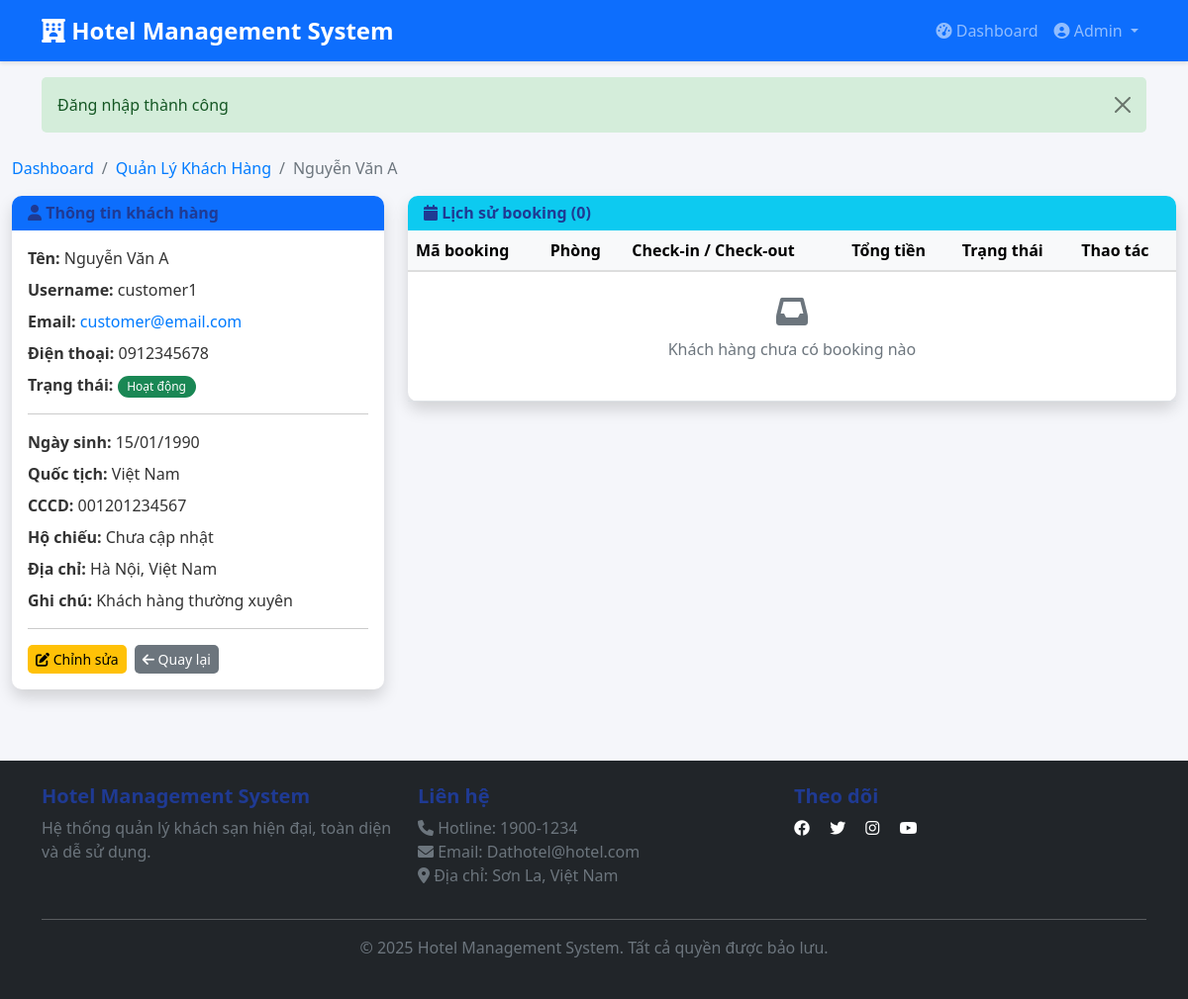
/modules/admin/customers/view.php?id=1 (signed in), run on the app's committed database.
### tables this page shows
CREATE TABLE IF NOT EXISTS customers (
    id INT PRIMARY KEY AUTO_INCREMENT,
    user_id INT UNIQUE NOT NULL,
    id_card VARCHAR(20),
    passport VARCHAR(20),
    address NVARCHAR(255),
    date_of_birth DATE,
    nationality NVARCHAR(50),
    notes TEXT,
    created_at TIMESTAMP DEFAULT CURRENT_TIMESTAMP,
    FOREIGN KEY (user_id) REFERENCES users(id) ON DELETE CASCADE,
    INDEX idx_id_card (id_card),
    INDEX idx_passport (passport)
);

CREATE TABLE IF NOT EXISTS users (
    id INT PRIMARY KEY AUTO_INCREMENT,
    username VARCHAR(50) UNIQUE NOT NULL,
    password VARCHAR(255) NOT NULL,
    email VARCHAR(100) UNIQUE NOT NULL,
    full_name NVARCHAR(100),
    phone VARCHAR(20),
    role ENUM('admin', 'staff', 'customer') DEFAULT 'customer',
    status ENUM('active', 'inactive') DEFAULT 'active',
    created_at TIMESTAMP DEFAULT CURRENT_TIMESTAMP,
    last_login TIMESTAMP NULL,
    INDEX idx_username (username),
    INDEX idx_email (email),
    INDEX idx_role (role),
    INDEX idx_status (status)
);

### includes/functions.php (called while the page is built, shortened)
<?php
function esc($text) {
    return htmlspecialchars($text, ENT_QUOTES, 'UTF-8');
}
function formatDate($date, $format = 'd/m/Y') {
    return date($format, strtotime($date));
}
?>

### modules/admin/customers/view.php (the view, shortened to what this page needs)
<?php
require_once '../../../config/database.php';
require_once '../../../includes/functions.php';
$customer_id = $_GET['id'] ?? 0;
$customer = null;
$bookings = [];
try {
    $stmt = $pdo->prepare("
        SELECT c.*, u.id as user_id, u.username, u.email, u.phone, u.full_name, u.status, u.created_at as user_created_at
        FROM customers c
        JOIN users u ON c.user_id = u.id
        WHERE c.id = :id
    ");
    $stmt->execute(['id' => $customer_id]);
    $customer = $stmt->fetch();
    $stmt = $pdo->prepare("
        SELECT b.*, r.room_number, rt.type_name, rt.base_price
        FROM bookings b
        JOIN rooms r ON b.room_id = r.id
        JOIN room_types rt ON r.room_type_id = rt.id
        WHERE b.customer_id = :customer_id
        ORDER BY b.created_at DESC
    ");
    $stmt->execute(['customer_id' => $customer_id]);
    $bookings = $stmt->fetchAll();
} catch (PDOException $e) {
    error_log($e->getMessage());
    die('Lỗi: ' . $e->getMessage());
}
?>
<?php include_once ROOT_PATH . 'includes/header.php'; ?>
<div class="container-fluid mt-4">
    <nav aria-label="breadcrumb" class="mb-3">
        <ol class="breadcrumb">
            <li class="breadcrumb-item"><a href="<?php echo ADMIN_URL; ?>dashboard.php">Dashboard</a></li>
            <li class="breadcrumb-item"><a href="index.php">Quản Lý Khách Hàng</a></li>
            <li class="breadcrumb-item active"><?php echo esc($customer['full_name'] ?? 'Chi Tiết'); ?></li>
        </ol>
    </nav>
    <div class="row">
        <div class="col-md-4">
            <div class="card shadow mb-4">
                <div class="card-header bg-primary text-white">
                    <h6 class="mb-0"><i class="fas fa-user"></i> Thông tin khách hàng</h6>
                </div>
                <div class="card-body">
                    <p class="mb-2">
                        <strong>Tên:</strong> <?php echo esc($customer['full_name']); ?>
                    </p>
                    <p class="mb-2">
                        <strong>Username:</strong> <?php echo esc($customer['username']); ?>
                    </p>
                    <p class="mb-2">
                        <strong>Email:</strong> <a href="mailto:<?php echo esc($customer['email']); ?>"><?php echo esc($customer['email']); ?></a>
                    </p>
                    <p class="mb-2">
                        <strong>Điện thoại:</strong> <?php echo esc($customer['phone'] ?? 'Chưa cập nhật'); ?>
                    </p>
                    <p class="mb-2">
                        <strong>Trạng thái:</strong>
                        <span class="badge bg-<?php echo $customer['status'] == 'active' ? 'success' : 'danger'; ?>">
                            <?php echo $customer['status'] == 'active' ? 'Hoạt động' : 'Vô hiệu hóa'; ?>
                        </span>
                    </p>
                    <hr>
                    <p class="mb-2">
                        <strong>Ngày sinh:</strong> <?php echo formatDate($customer['date_of_birth'] ?? 'Chưa cập nhật'); ?>
                    </p>
                    <p class="mb-2">
                        <strong>Quốc tịch:</strong> <?php echo esc($customer['nationality'] ?? 'Chưa cập nhật'); ?>
                    </p>
                    <p class="mb-2">
                        <strong>CCCD:</strong> <?php echo esc($customer['id_card'] ?? 'Chưa cập nhật'); ?>
                    </p>
                    <p class="mb-2">
                        <strong>Hộ chiếu:</strong> <?php echo esc($customer['passport'] ?? 'Chưa cập nhật'); ?>
                    </p>
                    <p class="mb-2">
                        <strong>Địa chỉ:</strong> <?php echo esc($customer['address'] ?? 'Chưa cập nhật'); ?>
                    </p>
                    <p class="mb-3">
                        <strong>Ghi chú:</strong> <?php echo esc($customer['notes'] ?? '-'); ?>
                    </p>
                    <hr>
                    <div class="d-flex gap-2">
                        <a href="edit.php?id=<?php echo $customer['id']; ?>" class="btn btn-warning btn-sm">
                            <i class="fas fa-edit"></i> Chỉnh sửa
                        </a>
                        <a href="index.php" class="btn btn-secondary btn-sm">
                            <i class="fas fa-arrow-left"></i> Quay lại
                        </a>
                    </div>
                </div>
            </div>
        </div>
        <div class="col-md-8">
            <div class="card shadow">
                <div class="card-header bg-info text-white">
                    <h6 class="mb-0"><i class="fas fa-calendar"></i> Lịch sử booking (<?php echo count($bookings); ?>)</h6>
                </div>
                <div class="table-responsive">
                    <table class="table table-hover mb-0">
                        <thead class="table-light">
                            <tr>
                                <th>Mã booking</th>
                                <th>Phòng</th>
                                <th>Check-in / Check-out</th>
                                <th>Tổng tiền</th>
                                <th>Trạng thái</th>
                                <th>Thao tác</th>
                            </tr>
                        </thead>
                        <tbody>
                            <?php if (count($bookings) > 0): ?>
                                <?php foreach ($bookings as $booking): ?>
                                    <tr>
                                        <td><strong><?php echo esc($booking['booking_code']); ?></strong></td>
                                        <td>
                                            <?php echo esc($booking['room_number']); ?><br>
                                            <small class="text-muted"><?php echo esc($booking['type_name']); ?></small>
                                        </td>
                                        <td>
                                            <?php echo formatDate($booking['check_in']); ?><br>
                                            đến <?php echo formatDate($booking['check_out']); ?>
                                        </td>
                                        <td><?php echo formatCurrency($booking['total_amount']); ?></td>
                                        <td>
                                            <?php
                                            $status_badges = [
                                                'pending' => 'warning',
                                                'confirmed' => 'info',
                                                'checked_in' => 'success',
                                                'checked_out' => 'secondary',
                                                'cancelled' => 'danger'
                                            ];
                                            $status_texts = [
                                                'pending' => 'Chờ xác nhận',
                                                'confirmed' => 'Đã xác nhận',
                                                'checked_in' => 'Đã nhận phòng',
                                                'checked_out' => 'Đã trả phòng',
                                                'cancelled' => 'Đã hủy'
                                            ];
                                            ?>
                                            <span class="badge bg-<?php echo $status_badges[$booking['status']] ?? 'secondary'; ?>">
                                                <?php echo $status_texts[$booking['status']] ?? 'Không xác định'; ?>
                                            </span>
                                        </td>
                                        <td>
                                            <a href="../bookings/view.php?id=<?php echo $booking['id']; ?>" class="btn btn-sm btn-info">
                                                <i class="fas fa-eye"></i>
                                            </a>
                                        </td>
                                    </tr>
                                <?php endforeach; ?>
                            <?php else: ?>
                                <tr>
                                    <td colspan="6" class="text-center py-4">
                                        <i class="fas fa-inbox text-muted" style="font-size: 2rem;"></i>
                                        <p class="text-muted mt-2">Khách hàng chưa có booking nào</p>
                                    </td>
                                </tr>
                            <?php endif; ?>
                        </tbody>
                    </table>
                </div>
            </div>
        </div>
    </div>
</div>
<?php include_once ROOT_PATH . 'includes/footer.php'; ?>

### assets/css/style.css (style rules this page uses)
:root { --primary-color: #007bff; --success-color: #28a745; --danger-color: #dc3545; --warning-color: #ffc107; --info-color: #17a2b8; --light-color: #f8f9fa; --dark-color: #343a40; }
* { margin: 0; padding: 0; box-sizing: border-box; }
body { font-family: 'Segoe UI', Tahoma, Geneva, Verdana, sans-serif; color: #333; background-color: #f5f6fa; }
h1, h2, h3, h4, h5, h6 { font-weight: 600; color: #1f3a93; }
.card { border: none; border-radius: 10px; box-shadow: 0 2px 8px rgba(0, 0, 0, 0.1); transition: all 0.3s ease; }
.card-header { border-radius: 10px 10px 0 0 !important; border: none; font-weight: 600; }
.btn { border-radius: 5px; font-weight: 500; transition: all 0.3s ease; border: none; }
.table { border-collapse: collapse; }
.table thead th { font-weight: 600; border-bottom: 2px solid #ddd; vertical-align: middle; }
.badge { padding: 0.4em 0.8em; border-radius: 20px; font-weight: 500; }
.text-muted { color: #6c757d !important; }
.gap-2 { gap: 0.5rem; }
a { color: var(--primary-color); text-decoration: none; transition: color 0.3s ease; }
.breadcrumb { background-color: transparent; padding: 0; margin-bottom: 1rem; }

### data on the page
customers: user.full_name "Nguyễn Văn A", user.username "customer1", user.email "customer@email.com", user.phone "0912345678", date_of_birth "15/01/1990", nationality "Việt Nam", id_card "001201234567", passport "Chưa cập nhật", address "Hà Nội, Việt Nam", notes "Khách hàng thường xuyên"

### other printed values
APP_NAME "Hotel Management System"
$_SESSION['full_name'] "Admin"
$flash['message'] "Đăng nhập thành công"
count($bookings) "0"
